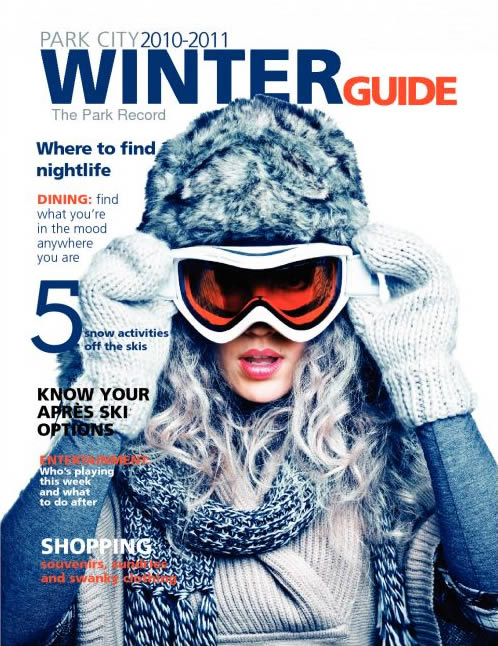
#> input picture turnjs4/samples/basic/pages/1.jpg, 498 x 646 px, given in place of Frame 6.jpg, which was not available
$ python render-preview.py ../turnjs4/samples/basic/pages/1.jpg
#> lines starting #> are read from the running program, lines starting #| are printed output that depends on the picture
"""Render a book's preview pages for the flipbook.

Only the first PREVIEW_PAGES pages of the PDF are turned into images; the rest of the
book never leaves this machine. The full PDF lives in content/books/ (NOT public/, which
the site serves to anyone) and is git-ignored.

Output: public/previews/<slug>/  00-cover.webp, 01.webp … NN.webp, end.webp
        (each 900×1440, i.e. 2× a 450×720 page, with a faint "PREVIEW" watermark)

Usage (needs:  pip install pymupdf pillow):
    python scripts/render-preview.py naan-yaar
"""
import os
import sys

import pymupdf
from PIL import Image, ImageDraw, ImageFont

SLUG = sys.argv[1] if len(sys.argv) > 1 else "naan-yaar"
PREVIEW_PAGES = 10
SRC_PDF = f"content/books/{SLUG}.pdf"
COVER = "public/Frame 6.jpg"
OUT = f"public/previews/{SLUG}"
W, H = 900, 1440  # 5:8, 2× display size
FONT = "C:/Windows/Fonts/segoeui.ttf"
FONT_BOLD = "C:/Windows/Fonts/segoeuib.ttf"
MALLIKAI = "public/fonts/mallikai-regular.ttf"  # Tamil typed in its key code (scripts/to-mallikai.py)
RED, INK, MUTED, LINE = (213, 28, 57), (20, 17, 18), (120, 120, 120), (232, 232, 232)

# Text for the end-of-preview page.
BOOKS = {
    "naan-yaar": {
        "title_mallikai": "ehd; ahu;?",  # நான் யார்?
        "author_mallikai": "gpurhe;j;.n[",  # பிரசாந்த்.ஜெ
        "price": "Paperback · ₹118 + shipping",
    },
}


# [26 lines left out: functions font, watermark, footer, not called in this run]


def centered(d, y, text, fnt, fill):
    w = d.textlength(text, font=fnt)
    d.text(((W - w) / 2, y), text, font=fnt, fill=fill)


# [39 lines left out: function end_page, not called in this run]


def save(img, name):
    img.save(f"{OUT}/{name}", "WEBP", quality=82, method=6)


os.makedirs(OUT, exist_ok=True)
for old in os.listdir(OUT):
    os.remove(os.path.join(OUT, old))

cover = Image.open(COVER).convert("RGB").resize((W, H), Image.LANCZOS)
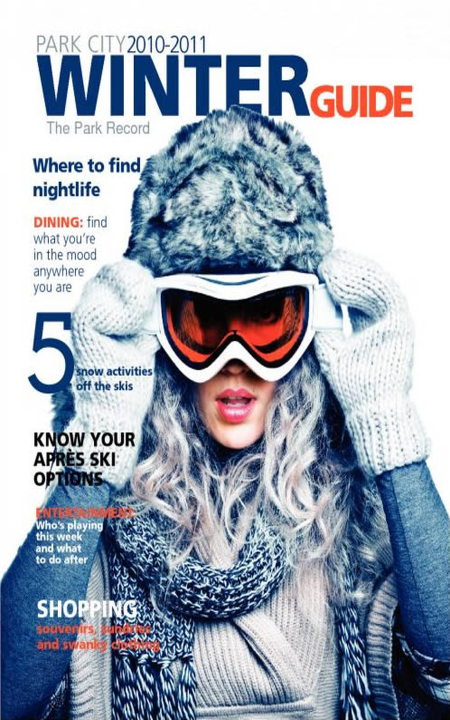
#> cover: PIL image 900x1440 RGB (shown at 1/2 size); mean R, G, B 159.7, 169.1, 182.7
save(cover, "00-cover.webp")

#> (the run stopped early here; a loop or call above may not have finished)

$ run again, on turnjs4/samples/basic/pages/10.jpg
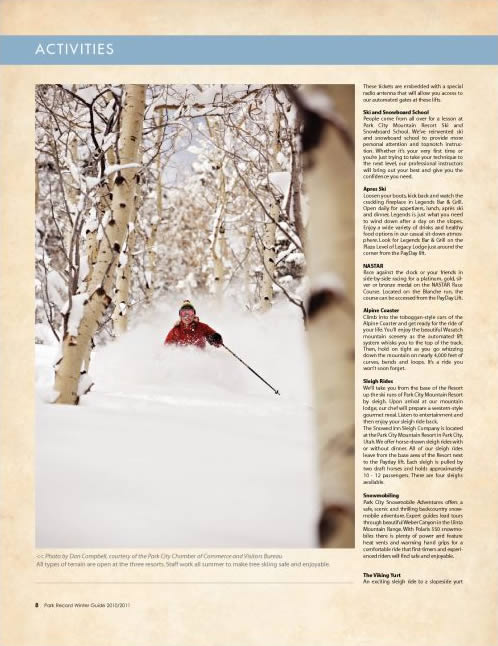
#> input picture turnjs4/samples/basic/pages/10.jpg, 498 x 646 px, given in place of Frame 6.jpg, which was not available
#> `cover = Image.open(COVER).convert("RGB").resize((W, H), Image.LANCZOS)`:
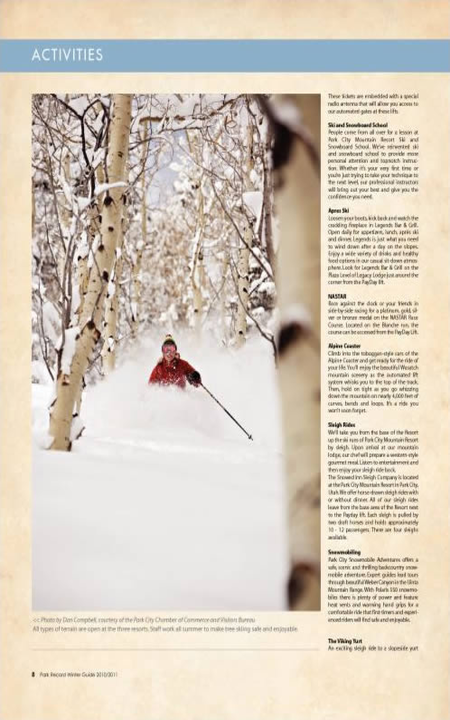
#> cover: PIL image 900x1440 RGB (shown at 1/2 size); mean R, G, B 216, 205.4, 190.9
